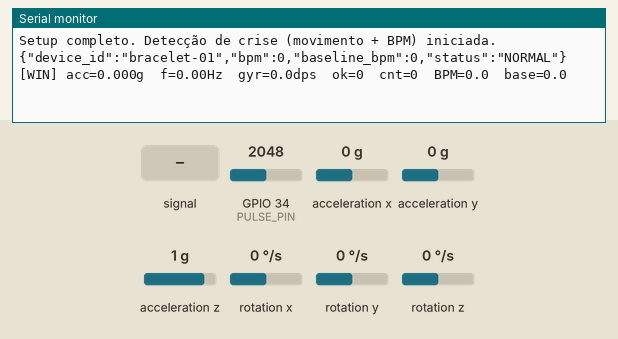
Bench run of a sketch on a simulated ESP32. Shown: the last lines printed to the serial monitor. Wiring (inferred from the names in the program): MPU-6050 motion sensor at I2C address 0x68. Inputs (shaded band) come from the test bench; at power-on: acceleration x 0 g, GPIO 34 (PULSE_PIN) = 2048, acceleration y 0 g, acceleration z 1 g, rotation x 0 °/s, rotation y 0 °/s, rotation z 0 °/s (analog values on the 0–4095 scale).

Above: at 1.7 s.
1.8 s: GPIO 34 (PULSE_PIN) fed a 200 Hz sine of ±1842 counts around its level
At 3.2 s:
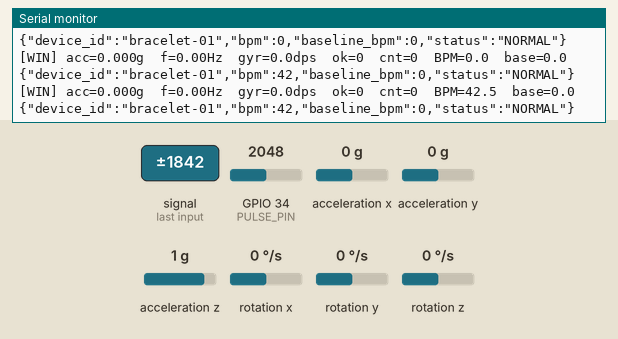
3.3 s: acceleration x set to -1.4 g
At 4.6 s:
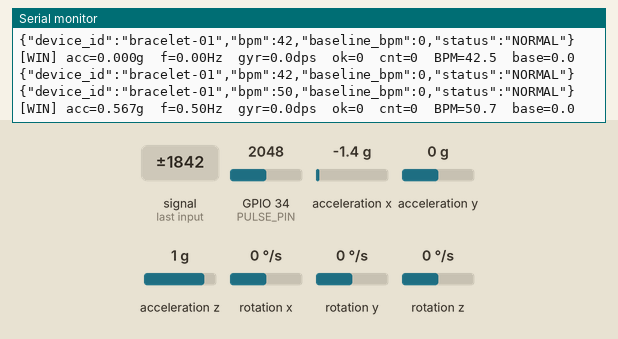
4.8 s: GPIO 34 (PULSE_PIN) set to 2866
At 5.9 s:
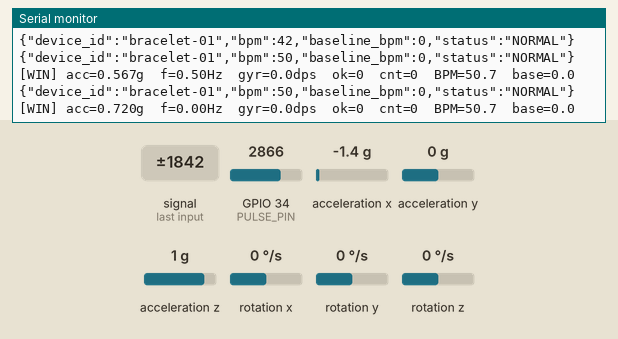
6.3 s: acceleration y set to -1.4 g
At 6.9 s:
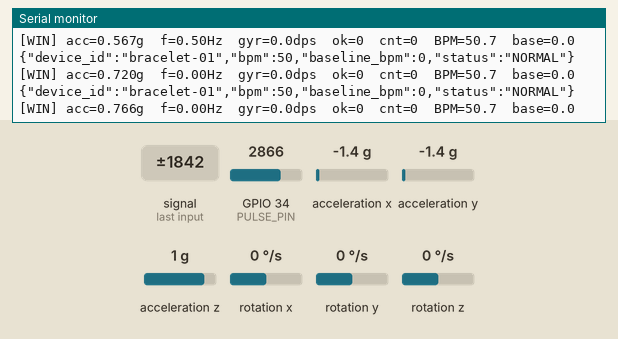
7.8 s: acceleration z set to -1.4 g
At 9.2 s:
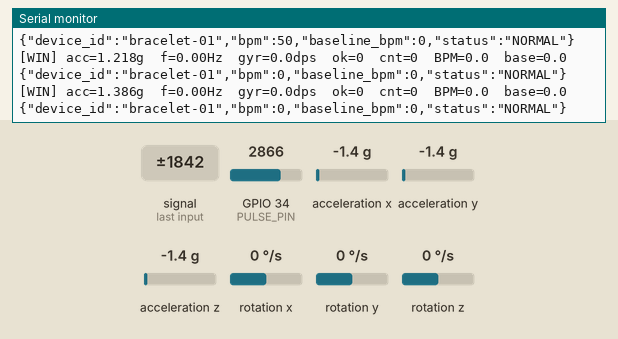
9.3 s: rotation x set to -192 °/s
At 10.8 s:
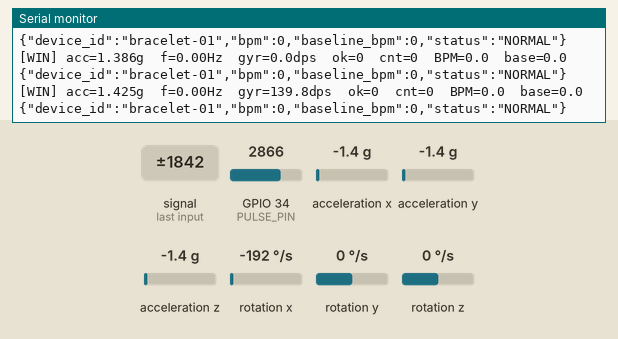
Timing chart, 0 to 11.8 s (numbered marks = the images above; inputs shaded):
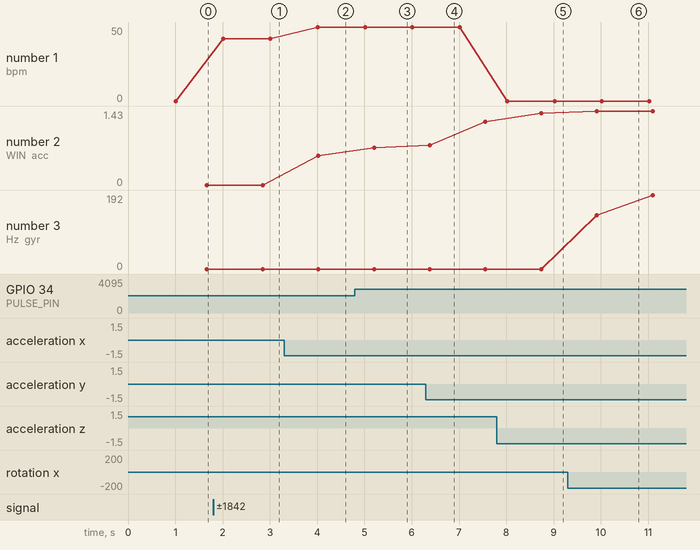

The sketch:

esp32_pulseira_backend_example.ino
```cpp
#include <Arduino.h>
#include "esp_wifi.h"
#include "esp_bt.h"
#include <Wire.h>
#include <vector>
#include <math.h>

// ===========================================================================
// ====================== IDENTIFICAÇÃO / DEVICE ID ==========================
// ===========================================================================

// ID lógico da pulseira (aparece no backend / dashboard)
const char *DEVICE_ID = "bracelet-01";

// ===========================================================================
// =============== ESTADOS GLOBAIS DE CRISE / BATIMENTO ======================
// ===========================================================================

bool crise_ativa      = false; // Detectada pelo MPU (movimento tipo crise)
bool crise_confirmada = false; // Movimento + batimento compatível

// ==================== PULSE (HW-827) =======================================

constexpr int PULSE_PIN = 34; // Sensor de batimento no GPIO34 (ADC1)

// Filtro EMA do sinal bruto
float pulseEMA = 0.0f;
const float PULSE_ALPHA_WARM = 0.10f;
const float PULSE_ALPHA      = 0.005f;
bool  pulseEmaWarmed         = false;
unsigned long pulseEmaStartMs = 0;

// Detecção de pico
bool Pulse = false;
int  IBI   = 600;
unsigned long lastBeatMs = 0;
int thresh = 512;
int peakv  = 512;
int trough = 512;
int amp    = 100;

// Limites de intervalo entre batimentos (IBI)
const int MIN_IBI_MS = 500;   // 500 ms  -> ~120 bpm máximo
const int MAX_IBI_MS = 1500;  // 1500 ms -> ~40 bpm mínimo

// Armazena IBIs recentes
std::vector<int> ibiList;
const size_t MAX_IBI_SAMPLES = 20;

float currentBPM    = 0.0f;  // BPM após filtros (valor usado/enviado)
float baselineBPM   = 0.0f;  // BPM médio em repouso
bool  baselineReady = false;

// Filtro extra para remover ruídos de BPM
float filteredBPM       = 0.0f;
bool  filteredBPMReady  = false;
int   bpmSpikeCount     = 0;      // quantos batimentos seguidos parecem "pico absurdo"
const float BPM_MAX_JUMP = 30.0f; // variação máxima aceitável entre medidas
const int   BPM_SPIKE_TOLERANCE = 3; // depois de N leituras "altas" seguidas, aceita

// ===========================================================================
// ================== Função que atualiza o batimento ========================
// ===========================================================================

void updatePulse() {
  unsigned long now = millis();
  int raw = analogRead(PULSE_PIN);

  // Filtro EMA para estabilizar o sinal
  float alpha = pulseEmaWarmed ? PULSE_ALPHA : PULSE_ALPHA_WARM;
  pulseEMA = (1.0f - alpha) * pulseEMA + alpha * (float)raw;
  if (!pulseEmaWarmed && (now - pulseEmaStartMs) > 1500) {
    pulseEmaWarmed = true;
  }

  float ac = (float)raw - pulseEMA;
  int Signal = (int)(ac + 2048.0f);
  if (Signal < 0)    Signal = 0;
  if (Signal > 4095) Signal = 4095;

  // Atualiza pico e vale (ajuste de threshold)
  if (Signal < thresh && (now - lastBeatMs) > (unsigned long)(IBI * 3 / 5)) {
    if (Signal < trough) trough = Signal;
  }
  if (Signal > thresh && Signal > peakv) {
    peakv = Signal;
  }

  // Proteção: se ficar muito tempo sem batida, reseta
  if (lastBeatMs != 0 && (now - lastBeatMs) > 3000) { // >3s sem batida válida
    lastBeatMs = 0;
    ibiList.clear();
    baselineReady      = false;
    currentBPM         = 0.0f;
    filteredBPMReady   = false;
    bpmSpikeCount      = 0;
  }

  // Detecção de pico
  if (!Pulse && Signal > thresh) {

    if (lastBeatMs == 0) {
      // Primeiro batimento: só marca o tempo, não calcula IBI ainda
      lastBeatMs = now;
      Pulse = true;
      return;
    }

    unsigned long dt = now - lastBeatMs;

    // Verifica se o intervalo está dentro do aceitável
    if (dt >= (unsigned long)MIN_IBI_MS && dt <= (unsigned long)MAX_IBI_MS) {
      IBI = (int)dt;

      // Calcula BPM candidato (antes do filtro anti-ruído)
      float bpmCandidate = 60000.0f / (float)IBI;

      // Descarta BPM muito absurdos (ruído extremo)
      if (bpmCandidate >= 40.0f && bpmCandidate <= 160.0f) {
        ibiList.push_back(IBI);
        if (ibiList.size() > MAX_IBI_SAMPLES) {
          ibiList.erase(ibiList.begin());
        }

        // ================== Atualiza baseline (repouso) ==================
        // Atualiza baseline só quando NÃO há crise de movimento
        if (!crise_ativa && ibiList.size() >= 8) {
          long sum = 0;
          for (int v : ibiList) sum += v;
          float avgIBI = (float)sum / ibiList.size();
          float bpmAvg = 60000.0f / avgIBI;

          // Baseline com EMA bem lento
          if (!baselineReady) {
            baselineBPM   = bpmAvg;
            baselineReady = true;
          } else {
            baselineBPM = baselineBPM * 0.95f + bpmAvg * 0.05f;
          }
        }

        // ================== Filtro extra anti-ruído de BPM ==================
        float newBpm = bpmCandidate;

        if (!filteredBPMReady) {
          // Primeira medida confiável
          filteredBPM      = newBpm;
          filteredBPMReady = true;
          bpmSpikeCount    = 0;
        } else {
          float diff = fabs(newBpm - filteredBPM);

          if (diff > BPM_MAX_JUMP) {
            // Suspeita de pico (saltou demais de uma vez)
            bpmSpikeCount++;
            if (bpmSpikeCount >= BPM_SPIKE_TOLERANCE) {
              // Se esse valor "alto" se repetiu várias vezes, aceitamos
              filteredBPM   = newBpm;
              bpmSpikeCount = 0;
            } else {
              // Considera ruído: mantém filteredBPM (não atualiza aqui)
            }
          } else {
            // Diferença aceitável -> suaviza com EMA
            bpmSpikeCount = 0;
            filteredBPM = filteredBPM * 0.7f + newBpm * 0.3f;
          }
        }

        // currentBPM usado no resto do código + telemetria
        currentBPM = filteredBPMReady ? filteredBPM : newBpm;
      }

      lastBeatMs = now;
      Pulse = true;
    } else {
      // dt muito curto ou muito longo -> ruído
      Pulse = true;
    }
  }

  // Quando o sinal volta abaixo do limiar, ajusta threshold
  if (Pulse && Signal < thresh) {
    Pulse = false;
    amp = peakv - trough;
    if (amp < 20) amp = 20;
    thresh = trough + (amp / 2);
    peakv = thresh;
    trough = thresh;
  }
}

// ===========================================================================
// ===== Verifica se o BPM é compatível com crise ============================
// ===========================================================================

bool hrConsistenteComCrise() {
  if (!baselineReady) return false;
  if (currentBPM < 40.0f || currentBPM > 200.0f) return false;

  float ratio = currentBPM / baselineBPM;

  // Critério simples:
  // - BPM atual >= 110
  // - Pelo menos 30% acima do baseline
  if (currentBPM >= 110.0f && ratio >= 1.30f) {
    return true;
  }
  return false;
}

// ===========================================================================
// ====================== MPU6050 (SEM LEDS) =================================
// ===========================================================================

constexpr int SDA_PIN = 21;
constexpr int SCL_PIN = 22;
constexpr uint8_t MPU_ADDR = 0x68;

constexpr uint8_t REG_WHO_AM_I     = 0x75;
constexpr uint8_t REG_PWR_MGMT_1   = 0x6B;
constexpr uint8_t REG_SMPLRT_DIV   = 0x19;
constexpr uint8_t REG_CONFIG       = 0x1A;
constexpr uint8_t REG_GYRO_CONFIG  = 0x1B;
constexpr uint8_t REG_ACCEL_CONFIG = 0x1C;
constexpr uint8_t REG_ACCEL_XOUT_H = 0x3B;

constexpr float G = 9.80665f;
#define ACC_LSB_PER_G   4096.0f  // FSR +/- 8g
#define GYR_LSB_PER_DPS 65.5f    // FSR +/- 500dps

// ---------------------------------------------------------------------------
// JANELA E PADRÕES DE CRISE (CALIBRAÇÃO BASEADA EM LITERATURA)
// ---------------------------------------------------------------------------

#define FS_HZ              100
#define WINDOW_SECONDS     1.0f
#define WINDOW_SAMPLES     (int)(FS_HZ*WINDOW_SECONDS)

// Estudos com pulseira no punho sugerem que a maior parte da energia de
// crises tônico-clônicas fica ali por volta de 4–8 Hz, enquanto movimentos
// normais ficam < ~0.8–1 Hz. Aqui usamos uma faixa 3–8 Hz para tolerar
// um pouco de variação, mas focar em tremor convulsivo real.
#define FREQ_MIN_HZ        2.0f
#define FREQ_MAX_HZ        10.0f

// Mais sensível para detectar crises tônico-clônicas com base em janelas
// de 1 s, mas exigindo alguns segundos em sequência para considerar "crise".
#define REQUIRED_WINDOWS_ON  2   // ≈ 3 s seguidos padrão crise para ativar
#define REQUIRED_WINDOWS_OFF 2   // ≈ 2 s limpos para encerrar crise

// Limiares de amplitude baseados nos padrões de repouso que você mediu
// (repouso ~0,007 g / ~3 dps) e em descrições de crises com amplitude bem
// maior. 0.35 g RMS e 50 dps RMS filtram muito movimento leve/ambulatorial.
#define ACC_RMS_MIN_G      0.30f
#define GYR_RMS_MIN_DPS    40.0f

#define HP_A            0.97f
#define DIR_MIN_G_HP    0.12f

#define PRINT_WINDOW_SUMMARY 1
#define PRINT_CRISE_EVENTS   1
#define DEBUG_DIR            0
#define DIR_LOG_EVERY_MS     400

static float smv_buf[WINDOW_SAMPLES];
static float gyrmag_buf[WINDOW_SAMPLES];
static int   widx = 0;

static int   windows_ok    = 0;
static int   windows_clear = 0;

static float ax_prev_g = 0, ay_prev_g = 0;
static float ax_hp_g = 0, ay_hp_g = 0;

unsigned long lastDirLogMs = 0;

// I2C helpers
inline void writeReg(uint8_t reg, uint8_t data) {
  Wire.beginTransmission(MPU_ADDR);
  Wire.write(reg);
  Wire.write(data);
  Wire.endTransmission(true);
}

inline bool readBytes(uint8_t reg, uint8_t *buf, uint8_t len) {
  Wire.beginTransmission(MPU_ADDR);
  Wire.write(reg);
  if (Wire.endTransmission(false) != 0) return false;
  uint8_t n = Wire.requestFrom((int)MPU_ADDR, (int)len, (int)true);
  if (n != len) return false;
  for (uint8_t i = 0; i < len; i++) buf[i] = Wire.read();
  return true;
}

float rms(const float *x, int n) {
  double acc = 0.0;
  for (int i = 0; i < n; ++i) acc += (double)x[i]*(double)x[i];
  acc /= (double)n;
  return (float)sqrt(acc);
}

float estimateFreqByZeroCross(const float *x, int n, float fs) {
  int zc = 0;
  for (int i = 1; i < n; ++i) {
    if ((x[i-1] <= 0 && x[i] > 0) || (x[i-1] >= 0 && x[i] < 0)) zc++;
  }
  float seconds = n / fs;
  if (seconds <= 0) return 0.0f;
  float cycles = zc / 2.0f;
  return cycles / seconds;
}

bool windowLooksLikeSeizure_ACC_GYR(float &acc_rms_g, float &freq_hz, float &gyr_rms_dps) {
  static float smv_local[WINDOW_SAMPLES];
  static float gyr_local[WINDOW_SAMPLES];
  for (int i = 0; i < WINDOW_SAMPLES; ++i) {
    smv_local[i] = smv_buf[i];
    gyr_local[i] = gyrmag_buf[i];
  }

  // RMS do módulo de aceleração dinâmica em "g"
  acc_rms_g   = rms(smv_local, WINDOW_SAMPLES) / G;
  // Frequência estimada (zero-cross) do tremor
  freq_hz     = estimateFreqByZeroCross(smv_local, WINDOW_SAMPLES, (float)FS_HZ);
  // RMS da magnitude do giroscópio
  gyr_rms_dps = rms(gyr_local, WINDOW_SAMPLES);

  bool acc_ok  = (acc_rms_g   >= ACC_RMS_MIN_G);
  bool freq_ok = (freq_hz     >= FREQ_MIN_HZ && freq_hz <= FREQ_MAX_HZ);
  bool gyr_ok  = (gyr_rms_dps >= GYR_RMS_MIN_DPS);

  // Só consideramos "janela com cara de crise" se:
  // - amplitude de aceleração for alta
  // - frequência estiver na banda típica de tremor convulsivo
  // - giroscópio indicar rotação forte
  return (acc_ok && freq_ok && gyr_ok);
}

// ===========================================================================
// =================== TELEMETRIA VIA SERIAL (COM4) ==========================
// ===========================================================================

void enviaTelemetriaSerial(float bpm,
                           float baselineBpm,
                           bool criseMovimento,
                           bool criseConfirmada) {
  // Mapeia os estados para o backend
  String status = "NORMAL";
  if (criseConfirmada) {
    status = "CRISE_CONFIRMADA";
  } else if (criseMovimento) {
    status = "MOVIMENTO_SUSPEITO";
  }

  String payload = "{";
  payload += "\"device_id\":\"" + String(DEVICE_ID) + "\",";
  payload += "\"bpm\":" + String((int)bpm) + ",";
  payload += "\"baseline_bpm\":" + String((int)baselineBpm) + ",";
  payload += "\"status\":\"" + status + "\"";
  payload += "}";

  // Linha específica para o bridge ler e mandar ao backend
  Serial.println(payload);
}

// ===========================================================================
// ============================ SETUP ========================================
// ===========================================================================

void setup() {
  Serial.begin(115200);
  delay(200);

  // Desliga Wi-Fi e Bluetooth para reduzir ruído no ADC
  esp_wifi_stop();
  esp_bt_controller_disable();

  // Pulse sensor
  analogReadResolution(12);
  analogSetAttenuation(ADC_6db);
  pinMode(PULSE_PIN, INPUT);
  pulseEmaStartMs = millis();

  // I2C + MPU6050
  Wire.begin(SDA_PIN, SCL_PIN);
  Wire.setClock(100000);
  delay(200);

  uint8_t who = 0xFF;
  readBytes(REG_WHO_AM_I, &who, 1);
  if (who != 0x68 && who != 0x70) {
    Serial.println("ERRO: MPU-6050 não encontrado!");
    while (true) {
      delay(1000); // trava aqui, sem usar LEDs
    }
  }

  writeReg(REG_PWR_MGMT_1, 0x00);
  delay(100);
  writeReg(REG_SMPLRT_DIV, 0x07);      // ~125 Hz
  writeReg(REG_CONFIG,     0x04);      // DLPF ~20 Hz
  writeReg(REG_GYRO_CONFIG,(1 << 3));  // ±500 dps
  writeReg(REG_ACCEL_CONFIG,(2 << 3)); // ±8 g
  Wire.setClock(400000);

  for (int i = 0; i < WINDOW_SAMPLES; ++i) {
    smv_buf[i]     = 0.0f;
    gyrmag_buf[i]  = 0.0f;
  }

  Serial.println("Setup completo. Detecção de crise (movimento + BPM) iniciada.");
}

// ===========================================================================
// ============================== LOOP =======================================
// ===========================================================================

void loop() {
  // 1) Atualiza batimento (HW-827)
  updatePulse();

  // 2) Lê MPU6050
  uint8_t buf[14];
  if (!readBytes(REG_ACCEL_XOUT_H, buf, 14)) {
    delay(10);
    return;
  }

  auto toInt16 = [](uint8_t hi, uint8_t lo) -> int16_t { return (int16_t)((hi << 8) | lo); };
  int16_t ax_raw = toInt16(buf[0],  buf[1]);
  int16_t ay_raw = toInt16(buf[2],  buf[3]);
  int16_t az_raw = toInt16(buf[4],  buf[5]);
  int16_t gx_raw = toInt16(buf[8],  buf[9]);
  int16_t gy_raw = toInt16(buf[10], buf[11]);
  int16_t gz_raw = toInt16(buf[12], buf[13]);

  float ax_g = (ax_raw / ACC_LSB_PER_G);
  float ay_g = (ay_raw / ACC_LSB_PER_G);
  float az_g = (az_raw / ACC_LSB_PER_G);

  float ax_ms2 = ax_g * G;
  float ay_ms2 = ay_g * G;
  float az_ms2 = az_g * G;

  float smv = sqrtf(ax_ms2*ax_ms2 + ay_ms2*ay_ms2 + az_ms2*az_ms2) - G;

  float gx_dps = (gx_raw / GYR_LSB_PER_DPS);
  float gy_dps = (gy_raw / GYR_LSB_PER_DPS);
  float gz_dps = (gz_raw / GYR_LSB_PER_DPS);
  float gyr_mag_dps = sqrtf(gx_dps*gx_dps + gy_dps*gy_dps + gz_dps*gz_dps);

  smv_buf[widx]     = smv;
  gyrmag_buf[widx]  = gyr_mag_dps;
  widx = (widx + 1) % WINDOW_SAMPLES;

  // Passa-alta para direção (sem LEDs)
  float ax_hp = HP_A * (ax_hp_g + (ax_g - ax_prev_g));
  float ay_hp = HP_A * (ay_hp_g + (ay_g - ay_prev_g));
  ax_prev_g = ax_g;
  ay_prev_g = ay_g;
  ax_hp_g   = ax_hp;
  ay_hp_g   = ay_hp;

  // 3) Janela de análise
  static int sampleCount = 0;
  sampleCount++;
  if (sampleCount >= WINDOW_SAMPLES) {
    sampleCount = 0;

    float acc_rms_g, freq_hz, gyr_rms_dps;
    bool looks = windowLooksLikeSeizure_ACC_GYR(acc_rms_g, freq_hz, gyr_rms_dps);

    if (looks) {
      windows_ok++;
      windows_clear = 0;
    } else {
      windows_clear++;
      if (windows_ok > 0) windows_ok--;
    }

    // Ativa crise de movimento se tiver N janelas seguidas com padrão de crise
    if (!crise_ativa && windows_ok >= REQUIRED_WINDOWS_ON) {
      crise_ativa = true;
      crise_confirmada = false;
      if (PRINT_CRISE_EVENTS) Serial.println("CRISE_MOVIMENTO_DETECTADA");
    }

    // Encerra crise de movimento após janelas limpas
    if (crise_ativa && windows_clear >= REQUIRED_WINDOWS_OFF) {
      crise_ativa = false;
      crise_confirmada = false;
      if (PRINT_CRISE_EVENTS) Serial.println("FIM_DA_CRISE_MOVIMENTO");
    }

    // Se há movimento tipo crise, checa batimento
    if (crise_ativa) {
      bool hrOK = hrConsistenteComCrise();
      if (hrOK && !crise_confirmada) {
        crise_confirmada = true;
        Serial.print("[ALERTA] CRISE CONFIRMADA! BPM=");
        Serial.print(currentBPM, 1);
        Serial.print(" baseline=");
        Serial.println(baselineBPM, 1);
      } else if (!hrOK && crise_confirmada) {
        crise_confirmada = false;
        Serial.println("[INFO] Batimento deixou de estar em padrão de crise.");
      }

      // Log durante crise de movimento
      Serial.print("[CRISE] acc=");
      Serial.print(acc_rms_g, 3);
      Serial.print("g  f=");
      Serial.print(freq_hz, 2);
      Serial.print("Hz  gyr=");
      Serial.print(gyr_rms_dps, 1);
      Serial.print("dps  BPM=");
      Serial.print(currentBPM, 1);
      Serial.print("  base=");
      Serial.print(baselineBPM, 1);
      Serial.print("  hrOK=");
      Serial.println(hrOK ? "1" : "0");
    } else {
      if (PRINT_WINDOW_SUMMARY) {
        Serial.print("[WIN] acc=");
        Serial.print(acc_rms_g, 3);
        Serial.print("g  f=");
        Serial.print(freq_hz, 2);
        Serial.print("Hz  gyr=");
        Serial.print(gyr_rms_dps, 1);
        Serial.print("dps  ok=");
        Serial.print(looks ? "1" : "0");
        Serial.print("  cnt=");
        Serial.print(windows_ok);
        Serial.print("  BPM=");
        Serial.print(currentBPM, 1);
        Serial.print("  base=");
        Serial.println(baselineBPM, 1);
      }
    }
  }

  // 4) Direção apenas para debug opcional (sem LEDs)
  float absx = fabs(ax_hp_g);
  float absy = fabs(ay_hp_g);
  bool x_domina = (absx > absy) && (absx >= DIR_MIN_G_HP);
  bool y_domina = (absy > absx) && (absy >= DIR_MIN_G_HP);
  (void)x_domina;
  (void)y_domina;

  // Debug opcional de direção
  if (DEBUG_DIR) {
    unsigned long now = millis();
    if (now - lastDirLogMs >= DIR_LOG_EVERY_MS) {
      lastDirLogMs = now;
      Serial.print("[DIR] |Xhp|=");
      Serial.print(absx, 3);
      Serial.print("g  |Yhp|=");
      Serial.print(absy, 3);
      Serial.println("g");
    }
  }

  // 5) Envio de telemetria a cada 1 segundo (via Serial / COM4)
  static unsigned long lastSendMs = 0;
  unsigned long nowMs = millis();
  if (nowMs - lastSendMs >= 1000) { // 1s
    lastSendMs = nowMs;
    enviaTelemetriaSerial(currentBPM, baselineBPM, crise_ativa, crise_confirmada);
  }

  delay(10);
}
```

Measured:
- after the input at 1.8 s, the serial monitor: prints a new line after 0.21 s (image 1)
- after the input at 3.3 s, the serial monitor: prints a new line after 0.73 s (image 2)
- after the input at 4.8 s, the serial monitor: prints a new line after 0.40 s (image 3)
- after the input at 6.3 s, the serial monitor: prints a new line after 0.08 s (image 4)
- after the input at 7.8 s, the serial monitor: prints a new line after 0.94 s (image 5)
- after the input at 9.3 s, the serial monitor: prints a new line after 0.61 s (image 6)
- plotted number 1: 0 → 42 after the input at 1.8 s
- plotted number 2: 0 → 0.57 after the input at 3.3 s, 0.72 → 1.22 after the input at 6.3 s, 1.22 → 1.39 after the input at 7.8 s
